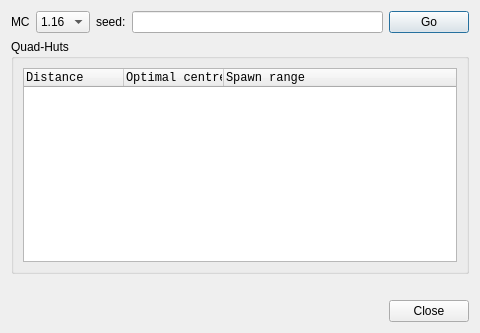
<?xml version="1.0" encoding="UTF-8"?>
<ui version="4.0">
 <class>QuadListDialog</class>
 <widget class="QDialog" name="QuadListDialog">
  <property name="geometry">
   <rect>
    <x>0</x>
    <y>0</y>
    <width>480</width>
    <height>333</height>
   </rect>
  </property>
  <property name="windowTitle">
   <string>Quad-Hut Scan</string>
  </property>
  <layout class="QGridLayout" name="gridLayout">
   <item row="1" column="0">
    <widget class="QGroupBox" name="groupBox_3">
     <property name="title">
      <string>Quad-Huts</string>
     </property>
     <layout class="QGridLayout" name="gridLayout_8">
      <item row="0" column="0">
       <widget class="QTableWidget" name="listQuadHuts">
        <property name="font">
         <font>
          <family>Monospace</family>
         </font>
        </property>
        <property name="contextMenuPolicy">
         <enum>Qt::CustomContextMenu</enum>
        </property>
        <property name="editTriggers">
         <set>QAbstractItemView::NoEditTriggers</set>
        </property>
        <property name="selectionMode">
         <enum>QAbstractItemView::SingleSelection</enum>
        </property>
        <property name="selectionBehavior">
         <enum>QAbstractItemView::SelectRows</enum>
        </property>
        <property name="sortingEnabled">
         <bool>true</bool>
        </property>
        <attribute name="horizontalHeaderHighlightSections">
         <bool>false</bool>
        </attribute>
        <attribute name="horizontalHeaderStretchLastSection">
         <bool>true</bool>
        </attribute>
        <column>
         <property name="text">
          <string>Distance</string>
         </property>
         <property name="toolTip">
          <string>distance to origin</string>
         </property>
         <property name="textAlignment">
          <set>AlignLeading|AlignVCenter</set>
         </property>
        </column>
        <column>
         <property name="text">
          <string>Optimal centre</string>
         </property>
         <property name="toolTip">
          <string>optimal AFK location</string>
         </property>
         <property name="textAlignment">
          <set>AlignLeading|AlignVCenter</set>
         </property>
        </column>
        <column>
         <property name="text">
          <string>Spawn range</string>
         </property>
         <property name="toolTip">
          <string>distance to furthest spawning space from optimal AFK position</string>
         </property>
         <property name="textAlignment">
          <set>AlignLeading|AlignVCenter</set>
         </property>
        </column>
       </widget>
      </item>
     </layout>
    </widget>
   </item>
   <item row="2" column="0">
    <widget class="QLabel" name="labelMsg">
     <property name="text">
      <string/>
     </property>
    </widget>
   </item>
   <item row="0" column="0">
    <layout class="QGridLayout" name="gridMCSeed">
     <item row="0" column="2">
      <widget class="QLabel" name="labelSeed">
       <property name="toolTip">
        <string>Seed can be an integer or text. Leave empty for a random seed.</string>
       </property>
       <property name="text">
        <string>seed:</string>
       </property>
      </widget>
     </item>
     <item row="0" column="1">
      <widget class="QComboBox" name="comboBoxMC">
       <property name="toolTip">
        <string>Minecraft version</string>
       </property>
       <item>
        <property name="text">
         <string>1.16</string>
        </property>
       </item>
       <item>
        <property name="text">
         <string>1.15</string>
        </property>
       </item>
       <item>
        <property name="text">
         <string>1.14</string>
        </property>
       </item>
       <item>
        <property name="text">
         <string>1.13</string>
        </property>
       </item>
       <item>
        <property name="text">
         <string>1.12</string>
        </property>
       </item>
       <item>
        <property name="text">
         <string>1.11</string>
        </property>
       </item>
       <item>
        <property name="text">
         <string>1.10</string>
        </property>
       </item>
       <item>
        <property name="text">
         <string>1.9</string>
        </property>
       </item>
       <item>
        <property name="text">
         <string>1.8</string>
        </property>
       </item>
       <item>
        <property name="text">
         <string>1.7</string>
        </property>
       </item>
      </widget>
     </item>
     <item row="0" column="3">
      <widget class="QLineEdit" name="lineSeed">
       <property name="toolTip">
        <string>press enter to accept</string>
       </property>
      </widget>
     </item>
     <item row="0" column="0">
      <widget class="QLabel" name="labeMC">
       <property name="toolTip">
        <string>Minecraft version</string>
       </property>
       <property name="text">
        <string>MC</string>
       </property>
      </widget>
     </item>
     <item row="0" column="4">
      <widget class="QPushButton" name="buttonGo">
       <property name="text">
        <string>Go</string>
       </property>
      </widget>
     </item>
    </layout>
   </item>
   <item row="3" column="0" alignment="Qt::AlignRight">
    <widget class="QPushButton" name="buttonClose">
     <property name="text">
      <string>Close</string>
     </property>
     <property name="icon">
      <iconset theme="window-close"/>
     </property>
    </widget>
   </item>
  </layout>
 </widget>
 <resources/>
 <connections/>
</ui>
